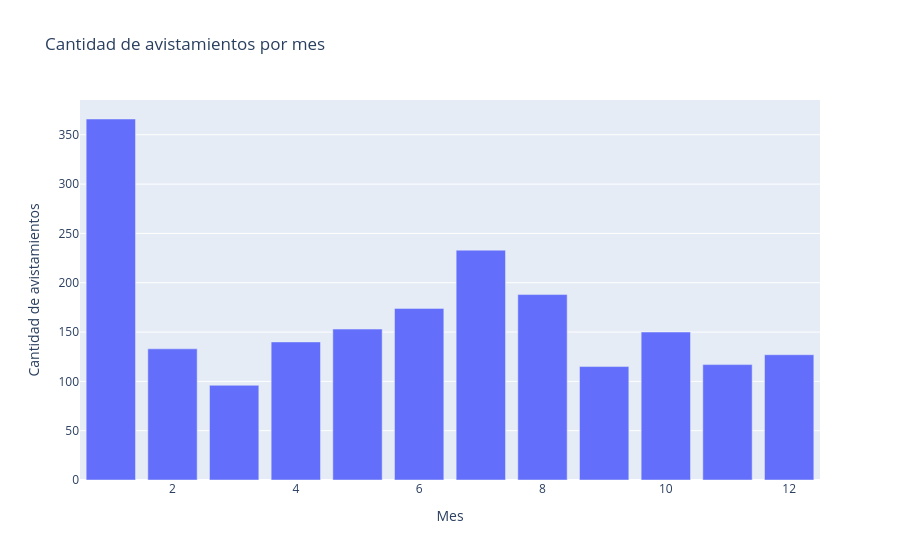

The code cell stored with this chart in its notebook:
### Markdown cell above
¿En qué meses del año se registraron más avistamientos de felinos? Gráfico de barras

### Code cell
meses = feli["month"].value_counts().sort_index()

fig = px.bar(
    x=meses.index,
    y=meses.values,
    title="Cantidad de avistamientos por mes",
    labels={
        "x": "Mes",
        "y": "Cantidad de avistamientos"
    }
)

fig.show()

### Figure 1 — Plotly figure (JSON) as saved in the notebook; plotly's stock layout.template omitted (floating-point values rounded to 4 significant figures)
{"data": [{"hovertemplate": "Mes=%{x}<br>Cantidad de avistamientos=%{y}<extra></extra>", "legendgroup": "", "marker": {"color": "#636efa", "pattern": {"shape": ""}}, "name": "", "orientation": "v", "showlegend": false, "textposition": "auto", "type": "bar", "x": [1.0, 2.0, 3.0, 4.0, 5.0, 6.0, 7.0, 8.0, 9.0, 10.0, 11.0, 12.0], "xaxis": "x", "y": [366, 133, 96, 140, 153, 174, 233, 188, 115, 150, 117, 127], "yaxis": "y"}], "layout": {"barmode": "relative", "legend": {"tracegroupgap": 0}, "title": {"text": "Cantidad de avistamientos por mes"}, "xaxis": {"anchor": "y", "domain": [0, 1], "title": {"text": "Mes"}}, "yaxis": {"anchor": "x", "domain": [0, 1], "title": {"text": "Cantidad de avistamientos"}}}}
